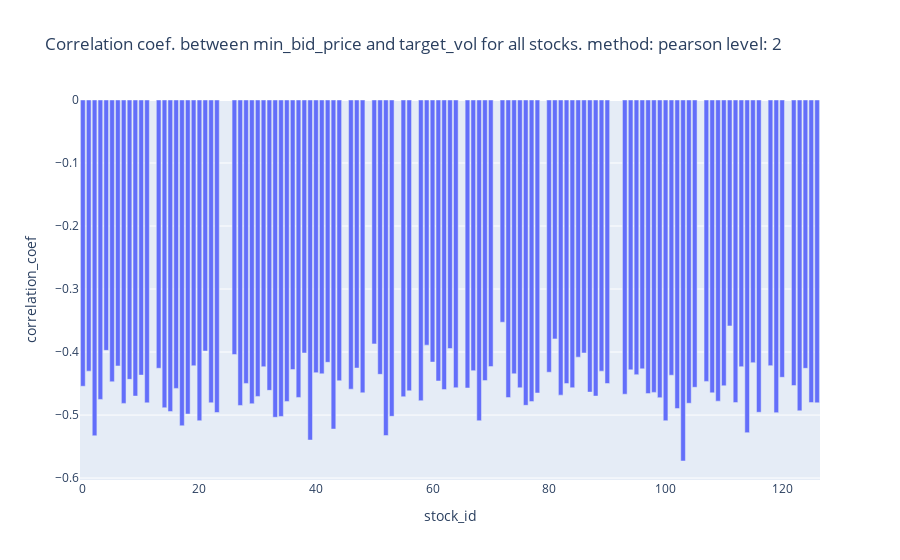
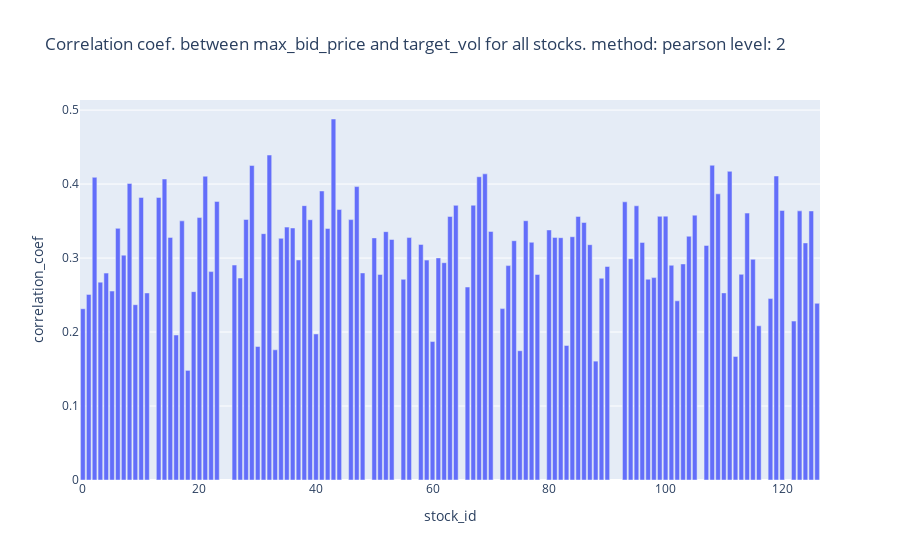
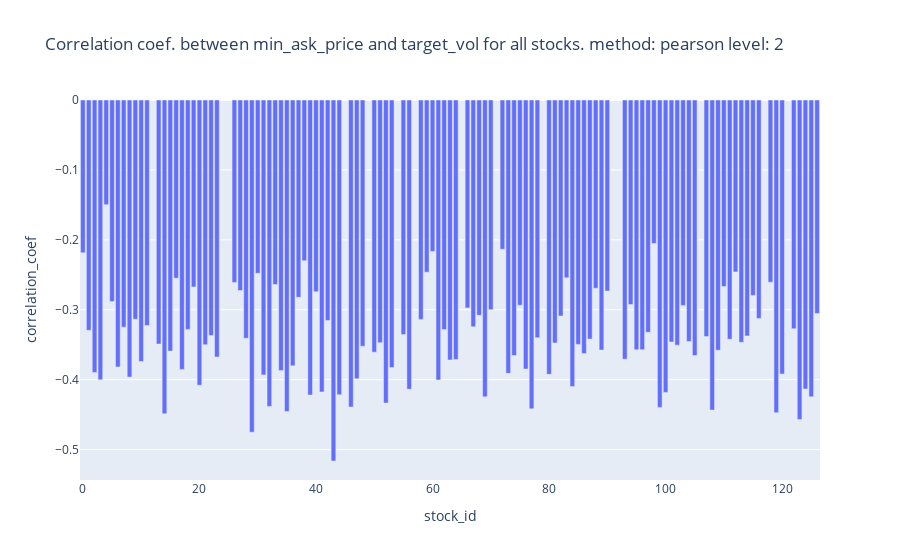
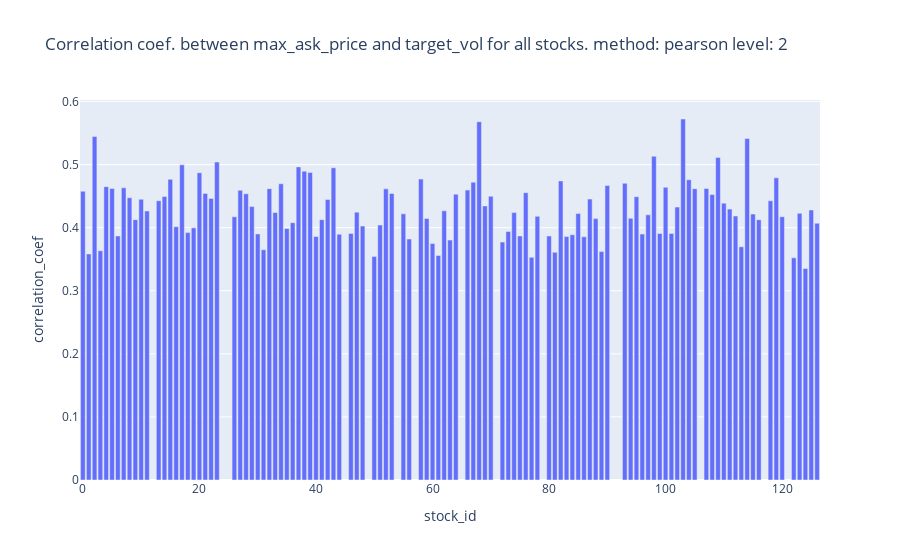

Notebook cell for these charts, in order:
### Code cell
## plot all stocks min_bid_price correlation vs. target 
coef_df=pd.DataFrame({'stock_id':min_bid_price_n_target_vol_corr_coef.keys(),'correlation_coef':min_bid_price_n_target_vol_corr_coef.values()})
fig = px.bar(coef_df, x='stock_id',y='correlation_coef',title="Correlation coef. between " + str(min_bid_price_n_target_vol_df.columns[0]) + " and " + str(min_bid_price_n_target_vol_df.columns[1])+ " for all stocks"+ ". method: "+corr_method+" level: "+str(level))
fig.show()

## plot all stocks max_bid_price correlation vs. target 
coef_df=pd.DataFrame({'stock_id':max_bid_price_n_target_vol_corr_coef.keys(),'correlation_coef':max_bid_price_n_target_vol_corr_coef.values()})
fig = px.bar(coef_df, x='stock_id',y='correlation_coef',title="Correlation coef. between " + str(max_bid_price_n_target_vol_df.columns[0]) + " and " + str(max_bid_price_n_target_vol_df.columns[1])+ " for all stocks"+ ". method: "+corr_method+" level: "+str(level))
fig.show()


## plot all stocks min_ask_price correlation vs. target
coef_df=pd.DataFrame({'stock_id':min_ask_price_n_target_vol_corr_coef.keys(),'correlation_coef':min_ask_price_n_target_vol_corr_coef.values()})
fig = px.bar(coef_df, x='stock_id',y='correlation_coef',title="Correlation coef. between " + str(min_ask_price_n_target_vol_df.columns[0]) + " and " + str(min_ask_price_n_target_vol_df.columns[1])+ " for all stocks"+ ". method: "+corr_method+" level: "+str(level))
fig.show()

## plot all stocks max_ask_price correlation vs. target
coef_df=pd.DataFrame({'stock_id':max_ask_price_n_target_vol_corr_coef.keys(),'correlation_coef':max_ask_price_n_target_vol_corr_coef.values()})
fig = px.bar(coef_df, x='stock_id',y='correlation_coef',title="Correlation coef. between " + str(max_ask_price_n_target_vol_df.columns[0]) + " and " + str(max_ask_price_n_target_vol_df.columns[1])+ " for all stocks"+ ". method: "+corr_method+" level: "+str(level))
fig.show()

## plot all stocks min_bid_size correlation vs. target
coef_df=pd.DataFrame({'stock_id':min_bid_size_n_target_vol_corr_coef.keys(),'correlation_coef':min_bid_size_n_target_vol_corr_coef.values()})
fig = px.bar(coef_df, x='stock_id',y='correlation_coef',title="Correlation coef. between " + str(min_bid_size_n_target_vol_df.columns[0]) + " and " + str(min_bid_size_n_target_vol_df.columns[1])+ " for all stocks"+ ". method: "+corr_method+" level: "+str(level))
fig.show()

## plot all stocks max_bid_size correlation vs. target
coef_df=pd.DataFrame({'stock_id':max_bid_size_n_target_vol_corr_coef.keys(),'correlation_coef':max_bid_size_n_target_vol_corr_coef.values()})
fig = px.bar(coef_df, x='stock_id',y='correlation_coef',title="Correlation coef. between " + str(max_bid_size_n_target_vol_df.columns[0]) + " and " + str(max_bid_size_n_target_vol_df.columns[1])+ " for all stocks"+ ". method: "+corr_method+" level: "+str(level))
fig.show()

## plot all stocks min_ask_size correlation vs. target
coef_df=pd.DataFrame({'stock_id':min_ask_size_n_target_vol_corr_coef.keys(),'correlation_coef':min_ask_size_n_target_vol_corr_coef.values()})
fig = px.bar(coef_df, x='stock_id',y='correlation_coef',title="Correlation coef. between " + str(min_ask_size_n_target_vol_df.columns[0]) + " and " + str(min_ask_size_n_target_vol_df.columns[1])+ " for all stocks"+ ". method: "+corr_method+" level: "+str(level))
fig.show()

## plot all stocks max_ask_size correlation vs. target
coef_df=pd.DataFrame({'stock_id':max_ask_size_n_target_vol_corr_coef.keys(),'correlation_coef':max_ask_size_n_target_vol_corr_coef.values()})
fig = px.bar(coef_df, x='stock_id',y='correlation_coef',title="Correlation coef. between " + str(max_ask_size_n_target_vol_df.columns[0]) + " and " + str(max_ask_size_n_target_vol_df.columns[1])+ " for all stocks"+ ". method: "+corr_method+" level: "+str(level))
fig.show()

## plot all stocks range_ask_price correlation vs. target
coef_df=pd.DataFrame({'stock_id':range_ask_price_n_target_vol_corr_coef.keys(),'correlation_coef':range_ask_price_n_target_vol_corr_coef.values()})
fig = px.bar(coef_df, x='stock_id',y='correlation_coef',title="Correlation coef. between " + str(range_ask_price_n_target_vol_df.columns[0]) + " and " + str(range_ask_price_n_target_vol_df.columns[1])+ " for all stocks"+ ". method: "+corr_method+" level: "+str(level))
fig.show()

## plot all stocks range_bid_price correlation vs. target
coef_df=pd.DataFrame({'stock_id':range_bid_price_n_target_vol_corr_coef.keys(),'correlation_coef':range_bid_price_n_target_vol_corr_coef.values()})
fig = px.bar(coef_df, x='stock_id',y='correlation_coef',title="Correlation coef. between " + str(range_bid_price_n_target_vol_df.columns[0]) + " and " + str(range_bid_price_n_target_vol_df.columns[1])+ " for all stocks"+ ". method: "+corr_method+" level: "+str(level))
fig.show()

## plot all stocks range_ask_size correlation vs. target
coef_df=pd.DataFrame({'stock_id':range_ask_size_n_target_vol_corr_coef.keys(),'correlation_coef':range_ask_size_n_target_vol_corr_coef.values()})
fig = px.bar(coef_df, x='stock_id',y='correlation_coef',title="Correlation coef. between " + str(range_ask_size_n_target_vol_df.columns[0]) + " and " + str(range_ask_size_n_target_vol_df.columns[1])+ " for all stocks"+ ". method: "+corr_method+" level: "+str(level))
fig.show()

## plot all stocks range_bid_size correlation vs. target
coef_df=pd.DataFrame({'stock_id':range_bid_size_n_target_vol_corr_coef.keys(),'correlation_coef':range_bid_size_n_target_vol_corr_coef.values()})
fig = px.bar(coef_df, x='stock_id',y='correlation_coef',title="Correlation coef. between " + str(range_bid_size_n_target_vol_df.columns[0]) + " and " + str(range_bid_size_n_target_vol_df.columns[1])+ " for all stocks"+ ". method: "+corr_method+" level: "+str(level))
fig.show()

### Figure 1 — Plotly figure (JSON) as saved in the notebook; plotly's stock layout.template omitted (floating-point values rounded to 4 significant figures)
{"data": [{"alignmentgroup": "True", "hovertemplate": "stock_id=%{x}<br>correlation_coef=%{y}<extra></extra>", "legendgroup": "", "marker": {"color": "#636efa", "pattern": {"shape": ""}}, "name": "", "offsetgroup": "", "orientation": "v", "showlegend": false, "textposition": "auto", "type": "bar", "x": [0, 1, 10, 100, 101, 102, 103, 104, 105, 107, 108, 109, 11, 110, 111, 112, 113, 114, 115, 116, 118, 119, 120, 122, 123, 124, 125, 126, 13, 14, 15, 16, 17, 18, 19, 2, 20, 21, 22, 23, 26, 27, 28, 29, 3, 30, 31, 32, 33, 34, 35, 36, 37, 38, 39, 4, 40, 41, 42, 43, 44, 46, 47, 48, 5, 50, 51, 52, 53, 55, 56, 58, 59, 6, 60, 61, 62, 63, 64, 66, 67, 68, 69, 7, 70, 72, 73, 74, 75, 76, 77, 78, 8, 80, 81, 82, 83, 84, 85, 86, 87, 88, 89, 9, 90, 93, 94, 95, 96, 97, 98, 99], "xaxis": "x", "y": [-0.4543, -0.4303, -0.4366, -0.509, -0.4367, -0.4897, -0.5729, -0.4813, -0.4559, -0.4466, -0.4648, -0.4779, -0.4806, -0.4535, -0.3586, -0.4802, -0.4232, -0.5279, -0.4168, -0.4956, -0.4216, -0.4961, -0.4401, -0.4532, -0.4933, -0.4259, -0.4802, -0.4805, -0.4257, -0.4884, -0.4943, -0.4577, -0.517, -0.4984, -0.4218, -0.5329, -0.5089, -0.3984, -0.4805, -0.4959, -0.4039, -0.4848, -0.4498, -0.482, -0.4752, -0.4704, -0.4233, -0.4608, -0.5036, -0.5022, -0.4784, -0.4279, -0.472, -0.4015, -0.5397, -0.3973, -0.4327, -0.4346, -0.4163, -0.5222, -0.4456, -0.4589, -0.4254, -0.4647, -0.4472, -0.3871, -0.4354, -0.5325, -0.502, -0.4709, -0.4615, -0.4772, -0.389, -0.4221, -0.416, -0.4459, -0.4596, -0.3944, -0.4566, -0.457, -0.4295, -0.509, -0.4453, -0.4815, -0.4231, -0.3527, -0.4722, -0.4345, -0.4567, -0.4845, -0.4787, -0.465, -0.4433, -0.432, -0.3791, -0.4684, -0.45, -0.4566, -0.4081, -0.4015, -0.4636, -0.4699, -0.4303, -0.4699, -0.4499, -0.4669, -0.4283, -0.4359, -0.4267, -0.466, -0.464, -0.4723], "yaxis": "y"}], "layout": {"barmode": "relative", "legend": {"tracegroupgap": 0}, "title": {"text": "Correlation coef. between min_bid_price and target_vol for all stocks. method: pearson level: 2"}, "xaxis": {"anchor": "y", "domain": [0, 1], "title": {"text": "stock_id"}}, "yaxis": {"anchor": "x", "domain": [0, 1], "title": {"text": "correlation_coef"}}}}

### Figure 2 — Plotly figure (JSON) as saved in the notebook; plotly's stock layout.template omitted (floating-point values rounded to 4 significant figures)
{"data": [{"alignmentgroup": "True", "hovertemplate": "stock_id=%{x}<br>correlation_coef=%{y}<extra></extra>", "legendgroup": "", "marker": {"color": "#636efa", "pattern": {"shape": ""}}, "name": "", "offsetgroup": "", "orientation": "v", "showlegend": false, "textposition": "auto", "type": "bar", "x": [0, 1, 10, 100, 101, 102, 103, 104, 105, 107, 108, 109, 11, 110, 111, 112, 113, 114, 115, 116, 118, 119, 120, 122, 123, 124, 125, 126, 13, 14, 15, 16, 17, 18, 19, 2, 20, 21, 22, 23, 26, 27, 28, 29, 3, 30, 31, 32, 33, 34, 35, 36, 37, 38, 39, 4, 40, 41, 42, 43, 44, 46, 47, 48, 5, 50, 51, 52, 53, 55, 56, 58, 59, 6, 60, 61, 62, 63, 64, 66, 67, 68, 69, 7, 70, 72, 73, 74, 75, 76, 77, 78, 8, 80, 81, 82, 83, 84, 85, 86, 87, 88, 89, 9, 90, 93, 94, 95, 96, 97, 98, 99], "xaxis": "x", "y": [0.2315, 0.2509, 0.3819, 0.3567, 0.2902, 0.2422, 0.2921, 0.3295, 0.358, 0.3171, 0.4254, 0.3868, 0.2528, 0.2529, 0.4172, 0.167, 0.278, 0.3608, 0.2983, 0.2084, 0.2452, 0.4109, 0.3643, 0.2148, 0.3638, 0.3205, 0.3637, 0.2388, 0.3819, 0.4068, 0.3279, 0.196, 0.3503, 0.1481, 0.2546, 0.4092, 0.3547, 0.4106, 0.2817, 0.3766, 0.2905, 0.273, 0.3521, 0.4251, 0.2675, 0.1805, 0.333, 0.4392, 0.176, 0.3267, 0.3418, 0.3407, 0.2974, 0.3708, 0.3518, 0.2797, 0.1974, 0.3907, 0.34, 0.488, 0.3656, 0.3519, 0.3966, 0.2799, 0.2554, 0.3273, 0.2778, 0.3357, 0.3251, 0.2712, 0.3277, 0.3184, 0.2972, 0.3401, 0.1871, 0.3002, 0.2937, 0.3562, 0.3712, 0.2608, 0.3714, 0.4099, 0.4138, 0.304, 0.3359, 0.2317, 0.2898, 0.3234, 0.1747, 0.3504, 0.3213, 0.2777, 0.4009, 0.338, 0.3279, 0.3275, 0.1818, 0.3288, 0.3563, 0.3481, 0.3181, 0.1607, 0.2727, 0.237, 0.2886, 0.376, 0.2991, 0.3706, 0.3212, 0.2714, 0.2736, 0.3564], "yaxis": "y"}], "layout": {"barmode": "relative", "legend": {"tracegroupgap": 0}, "title": {"text": "Correlation coef. between max_bid_price and target_vol for all stocks. method: pearson level: 2"}, "xaxis": {"anchor": "y", "domain": [0, 1], "title": {"text": "stock_id"}}, "yaxis": {"anchor": "x", "domain": [0, 1], "title": {"text": "correlation_coef"}}}}

### Figure 3 — Plotly figure (JSON) as saved in the notebook; plotly's stock layout.template omitted (floating-point values rounded to 4 significant figures)
{"data": [{"alignmentgroup": "True", "hovertemplate": "stock_id=%{x}<br>correlation_coef=%{y}<extra></extra>", "legendgroup": "", "marker": {"color": "#636efa", "pattern": {"shape": ""}}, "name": "", "offsetgroup": "", "orientation": "v", "showlegend": false, "textposition": "auto", "type": "bar", "x": [0, 1, 10, 100, 101, 102, 103, 104, 105, 107, 108, 109, 11, 110, 111, 112, 113, 114, 115, 116, 118, 119, 120, 122, 123, 124, 125, 126, 13, 14, 15, 16, 17, 18, 19, 2, 20, 21, 22, 23, 26, 27, 28, 29, 3, 30, 31, 32, 33, 34, 35, 36, 37, 38, 39, 4, 40, 41, 42, 43, 44, 46, 47, 48, 5, 50, 51, 52, 53, 55, 56, 58, 59, 6, 60, 61, 62, 63, 64, 66, 67, 68, 69, 7, 70, 72, 73, 74, 75, 76, 77, 78, 8, 80, 81, 82, 83, 84, 85, 86, 87, 88, 89, 9, 90, 93, 94, 95, 96, 97, 98, 99], "xaxis": "x", "y": [-0.2186, -0.3295, -0.3741, -0.4182, -0.3461, -0.3506, -0.2938, -0.3454, -0.3655, -0.3383, -0.4435, -0.3579, -0.3226, -0.2669, -0.3421, -0.2458, -0.3466, -0.3374, -0.2795, -0.3124, -0.2606, -0.4472, -0.3919, -0.3272, -0.457, -0.4132, -0.4246, -0.3054, -0.3491, -0.4487, -0.3591, -0.2549, -0.3853, -0.3281, -0.2674, -0.3899, -0.4079, -0.3499, -0.3368, -0.3675, -0.261, -0.2726, -0.3408, -0.4751, -0.4003, -0.2478, -0.3932, -0.4382, -0.2639, -0.3871, -0.4454, -0.3802, -0.2823, -0.2297, -0.4219, -0.1498, -0.2744, -0.4175, -0.3152, -0.5163, -0.4216, -0.4391, -0.3987, -0.3522, -0.2883, -0.3606, -0.347, -0.4335, -0.3827, -0.3353, -0.4136, -0.3138, -0.2462, -0.3817, -0.2166, -0.4003, -0.3283, -0.3717, -0.3711, -0.2973, -0.3244, -0.308, -0.4246, -0.3249, -0.2998, -0.2135, -0.391, -0.3654, -0.2935, -0.3848, -0.4417, -0.34, -0.3963, -0.3924, -0.3475, -0.3089, -0.2544, -0.4098, -0.3495, -0.3625, -0.342, -0.2692, -0.3577, -0.3135, -0.2732, -0.3707, -0.2925, -0.3571, -0.3571, -0.3323, -0.2051, -0.4396], "yaxis": "y"}], "layout": {"barmode": "relative", "legend": {"tracegroupgap": 0}, "title": {"text": "Correlation coef. between min_ask_price and target_vol for all stocks. method: pearson level: 2"}, "xaxis": {"anchor": "y", "domain": [0, 1], "title": {"text": "stock_id"}}, "yaxis": {"anchor": "x", "domain": [0, 1], "title": {"text": "correlation_coef"}}}}

### Figure 4 — Plotly figure (JSON) as saved in the notebook; plotly's stock layout.template omitted (floating-point values rounded to 4 significant figures)
{"data": [{"alignmentgroup": "True", "hovertemplate": "stock_id=%{x}<br>correlation_coef=%{y}<extra></extra>", "legendgroup": "", "marker": {"color": "#636efa", "pattern": {"shape": ""}}, "name": "", "offsetgroup": "", "orientation": "v", "showlegend": false, "textposition": "auto", "type": "bar", "x": [0, 1, 10, 100, 101, 102, 103, 104, 105, 107, 108, 109, 11, 110, 111, 112, 113, 114, 115, 116, 118, 119, 120, 122, 123, 124, 125, 126, 13, 14, 15, 16, 17, 18, 19, 2, 20, 21, 22, 23, 26, 27, 28, 29, 3, 30, 31, 32, 33, 34, 35, 36, 37, 38, 39, 4, 40, 41, 42, 43, 44, 46, 47, 48, 5, 50, 51, 52, 53, 55, 56, 58, 59, 6, 60, 61, 62, 63, 64, 66, 67, 68, 69, 7, 70, 72, 73, 74, 75, 76, 77, 78, 8, 80, 81, 82, 83, 84, 85, 86, 87, 88, 89, 9, 90, 93, 94, 95, 96, 97, 98, 99], "xaxis": "x", "y": [0.4579, 0.3584, 0.4451, 0.4641, 0.3909, 0.4328, 0.5723, 0.476, 0.4618, 0.4623, 0.4526, 0.5114, 0.4265, 0.4389, 0.4295, 0.4185, 0.3697, 0.5413, 0.4217, 0.4126, 0.4426, 0.479, 0.4174, 0.3523, 0.4228, 0.3353, 0.4281, 0.4071, 0.4428, 0.4496, 0.4767, 0.4017, 0.4997, 0.3922, 0.3998, 0.5448, 0.4872, 0.4544, 0.4465, 0.5041, 0.4173, 0.4592, 0.4538, 0.4335, 0.3634, 0.3902, 0.365, 0.462, 0.4241, 0.4696, 0.3987, 0.408, 0.4964, 0.4894, 0.4875, 0.4651, 0.386, 0.4127, 0.4447, 0.4951, 0.3896, 0.3908, 0.4247, 0.4026, 0.4622, 0.3545, 0.4042, 0.4616, 0.4544, 0.422, 0.3821, 0.4771, 0.4146, 0.3869, 0.3749, 0.356, 0.4268, 0.3804, 0.4532, 0.4596, 0.4722, 0.568, 0.4346, 0.4633, 0.4498, 0.3772, 0.394, 0.424, 0.3869, 0.4555, 0.353, 0.418, 0.4475, 0.3869, 0.361, 0.4742, 0.3859, 0.3888, 0.4224, 0.3856, 0.4453, 0.4144, 0.3621, 0.4128, 0.467, 0.4704, 0.4149, 0.4491, 0.3899, 0.4204, 0.5132, 0.3908], "yaxis": "y"}], "layout": {"barmode": "relative", "legend": {"tracegroupgap": 0}, "title": {"text": "Correlation coef. between max_ask_price and target_vol for all stocks. method: pearson level: 2"}, "xaxis": {"anchor": "y", "domain": [0, 1], "title": {"text": "stock_id"}}, "yaxis": {"anchor": "x", "domain": [0, 1], "title": {"text": "correlation_coef"}}}}
